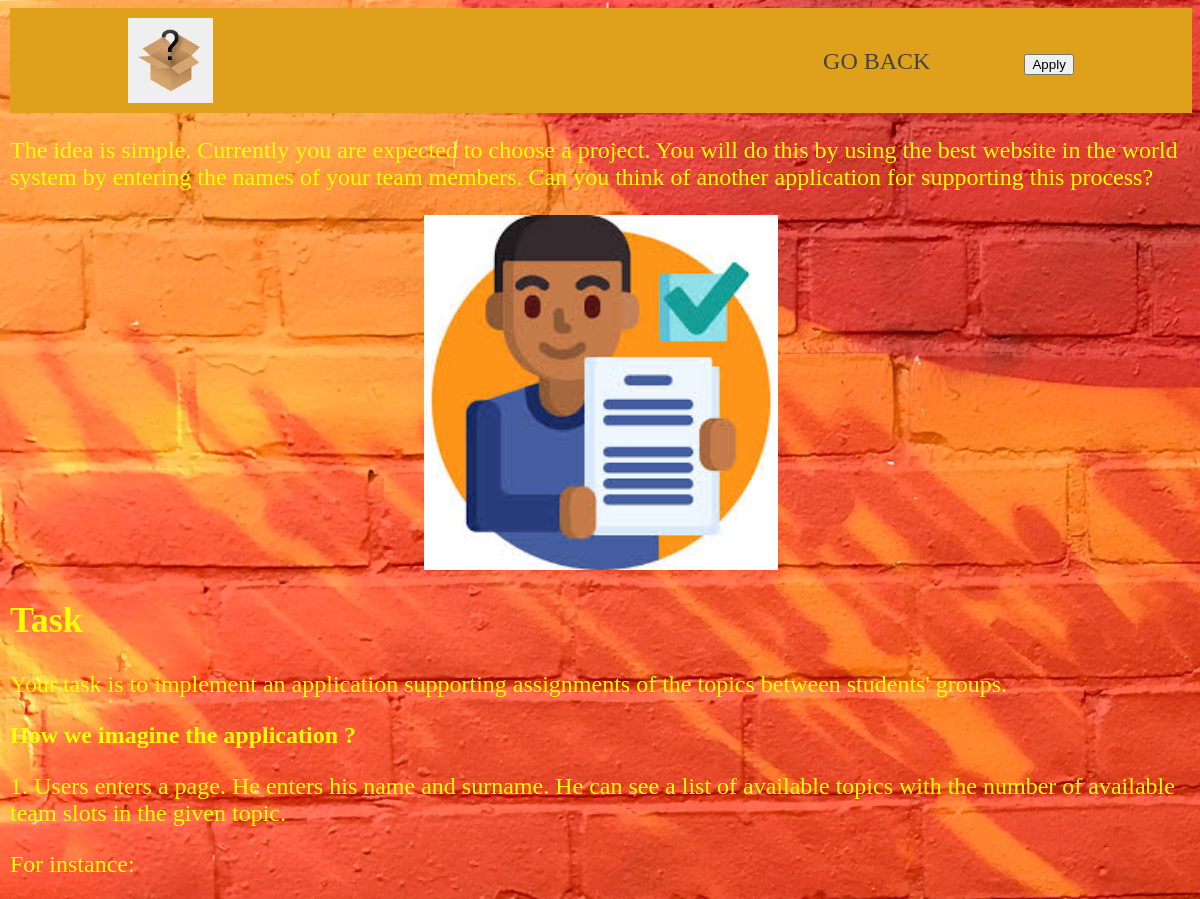
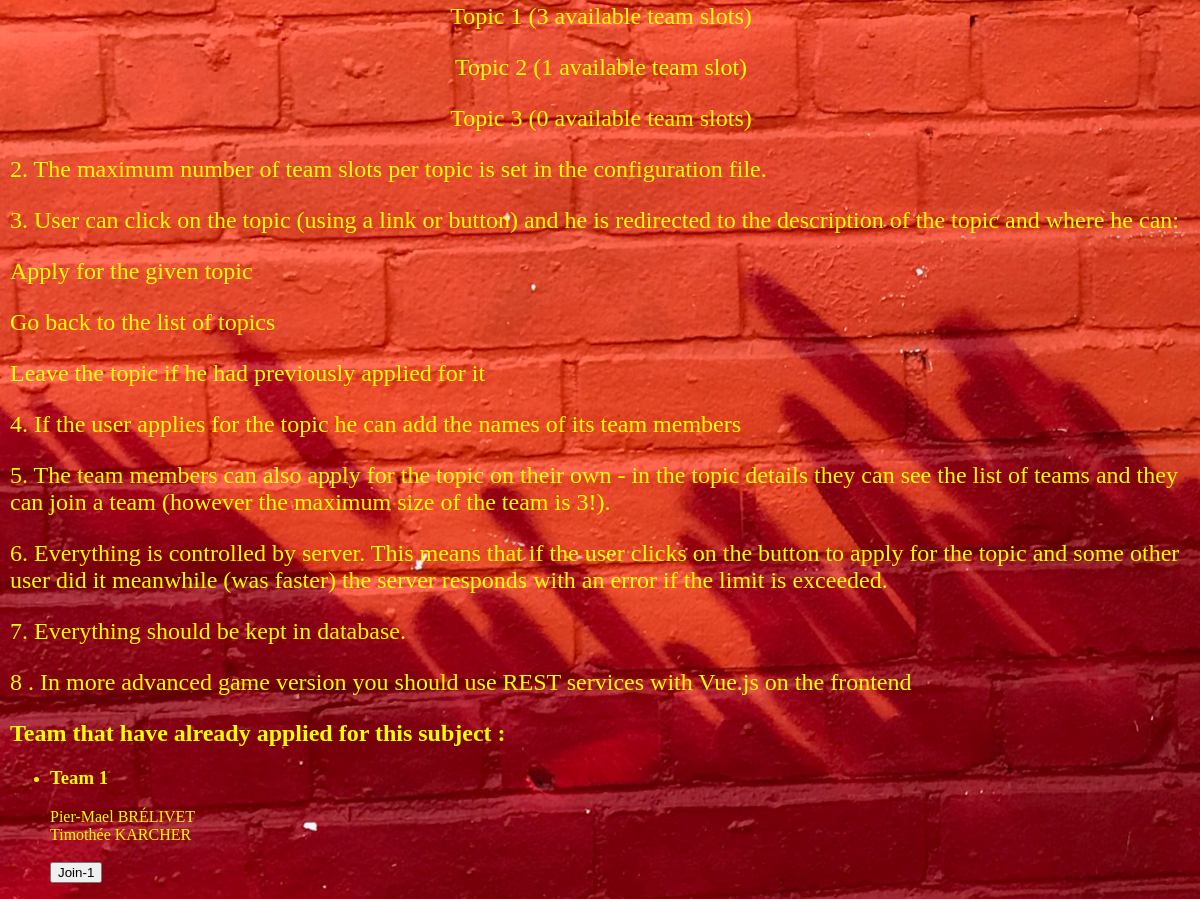
Page /ProjectsAssignment.php on the committed database (2 pictures, top to bottom).
### tables this page shows
CREATE TABLE students ( id INTEGER PRIMARY KEY AUTOINCREMENT, name VARCHAR(20), surname VARCHAR(20), subject INTEGER, team INTEGER );

### ProjectsAssignment.php (the view, shortened to what this page needs)
<?php
  $db = new MyDB();
  $sql = "SELECT DISTINCT team FROM students where subject == 5";
  $ret = $db->query($sql);
  $arrayTeams = [];
  while($row = $ret->fetchArray(SQLITE3_ASSOC) ) {
    array_push($arrayTeams, $row['team']);
  }
?>
<html>
  <head>
    <link rel="stylesheet" type="text/css" href="styles.css">
  </head>
  <header class = "header">
    <div class = content>
      <img src="/images/LogoPA.jpg" width = 85px class = "logo">
      <nav>
        <ul>
          <li><a href = "index.php">
            Go Back
          </a></li>
          <?php
            if($counterV == 0 && sizeof($arrayTeams)<5){
              echo "<li>
                      <form action='ProjectsAssignment.php' method='POST'>
                        <input type = 'submit' name = 'ApplyBtn' value = 'Apply'>
                      </form>
                    </li>";
            }
          ?>
        </ul>
      </nav>
    </div>
  </header>
  <body class = "bodyPA">
    <div>
    <div>
      <FONT size="5">
        <p>The idea is simple. Currently you are expected to choose a project. You will do this by using the best website in the world system by entering the names of your team members.
        Can you think of another application for supporting this process? </p>
        <img src="/images/PAEx.jpg" class ="center">
      </div>
          <h2><b>Task</b></h2>
          <p>Your task is to implement an application supporting assignments of the topics between students' groups.</p>
          <p><b>How we imagine the application ?</b></p>
          <p>1. Users enters a page. He enters his name and surname. He can see a list of available topics with the number of available team slots in the given topic.</p>
          <p> For instance:</p>
          <p class = "textCenter">Topic 1 (3 available team slots)</p>
          <p class = "textCenter">Topic 2 (1 available team slot)</p>
          <p class = "textCenter">Topic 3 (0 available team slots)</p>
          <p>2. The maximum number of team slots per topic is set in the configuration file.</p>
          <p>3. User can click on the topic (using a link or button) and he is redirected to the description of the topic and where he can:</p>
          <p>Apply for the given topic</p>
          <p>Go back to the list of topics</p>
          <p>Leave the topic if he had previously applied for it</p>
          <p>4. If the user applies for the topic he can add the names of its team members </p>
          <p>5. The team members can also apply for the topic on their own - in the topic details they can see the list of teams and they can join a team (however the maximum size of the team is 3!).</p>
          <p>6. Everything is controlled by server. This means that if the user clicks on the button to apply for the topic and some other user did it meanwhile (was faster) the server responds with an error if the limit is exceeded. </p>
          <p>7. Everything should be kept in database.</p>
          <p>8  . In more advanced game version you should use REST services with Vue.js on the frontend</p>
      </div>
    <div>
      <h2>Team that have already applied for this subject : </h3>
        <?php
            echo "<ul>";
              foreach ($arrayTeams as $team) {
                echo "<li>";
                echo "<h3> Team $team </h3>";
                $sql = "SELECT * FROM students where subject = 5 AND team = $team";
                $ret = $db->query($sql);
                $counter = 0;
                while($row = $ret->fetchArray(SQLITE3_ASSOC) ) {
                  echo $row['name'] . " " . $row['surname'] . "<br>" ;
                  $counter++;
                }
                if($counter <3 && $counterV==0) {
                  echo "<br>";
                  echo "<form action='ProjectsAssignment.php' method='POST'>
                          <input type = 'submit' name = 'join' value = \"Join-$team\">
                        </form>";
                }
                echo "</li>";
              }
            echo "</ul>";
				?>
    </div>
  </body>
</html>

### styles.css (style rules this page uses)
.content { width : 80%; margin: 0 auto; }
nav { float: right; }
nav ul { margin: 0; padding: 0; list-style: none; }
nav li { display: inline-block; margin-left: 90px; padding-top: 40px; font-size: x-large; position: relative; }
nav a { color: #444; text-decoration: none; text-transform: uppercase; }
nav a::before { content: ''; display: block; height: 5px; width: 0%; background-color: #444; position: absolute; top: 0; transition: all ease-in-out 250ms; }
.header { background-color: rgb(223, 161, 28); }
.header::after { content: ""; display: table; clear: both; }
.logo { float: left; padding: 10px 0; }
.bodyPA { margin-left :10px ; background-image: url('/images/bckgPA.jpg'); background-size: cover; color: yellow; }
.center { display: block; margin-left: auto; margin-right: auto; width: 30%; }
.textCenter { text-align: center; }
:root { --clr-primary: #eeb752; --clr-body: #333; --clr-bg: #ddd; }

### rows in the picture
students: name "Pier-Mael", surname "BRÉLIVET"
students: name "Timothée", surname "KARCHER"

### other values in the picture
$team "1"
